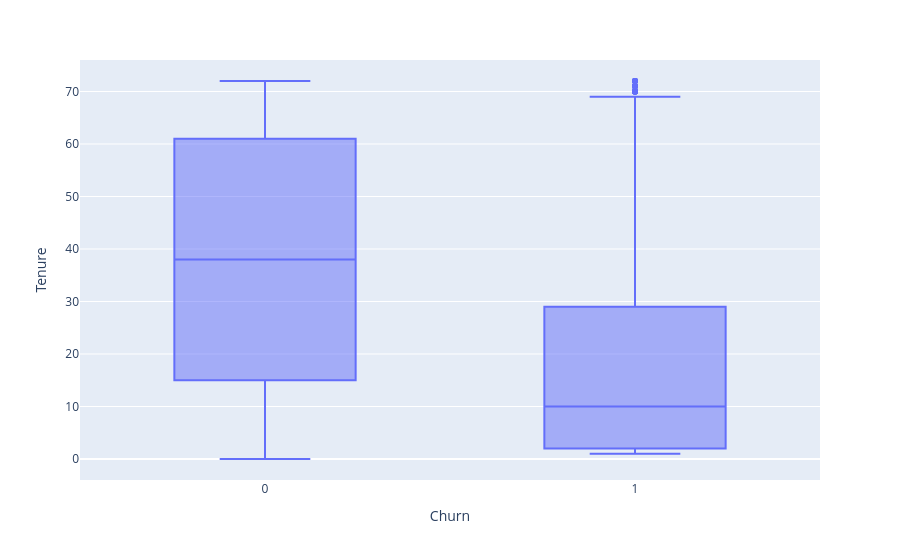

Source (notebook cell):
### Markdown cell above
### Tenure vs Churn

### Code cell
px.box(df, x="Churn", y="tenure", labels={"tenure":"Tenure"})

### Figure 1 — Plotly figure (JSON) as saved in the notebook; plotly's stock layout.template omitted (floating-point values rounded to 4 significant figures; data arrays with more than 128 entries replaced by an {"elided": "..."} marker saying what was removed)
{"data": [{"alignmentgroup": "True", "hovertemplate": "Churn=%{x}<br>Tenure=%{y}<extra></extra>", "legendgroup": "", "marker": {"color": "#636efa"}, "name": "", "notched": false, "offsetgroup": "", "orientation": "v", "showlegend": false, "type": "box", "x": {"elided": "7043 int values"}, "x0": " ", "xaxis": "x", "y": {"elided": "7043 int values"}, "y0": " ", "yaxis": "y"}], "layout": {"boxmode": "group", "legend": {"tracegroupgap": 0}, "margin": {"t": 60}, "xaxis": {"anchor": "y", "domain": [0, 1], "title": {"text": "Churn"}}, "yaxis": {"anchor": "x", "domain": [0, 1], "title": {"text": "Tenure"}}}}
